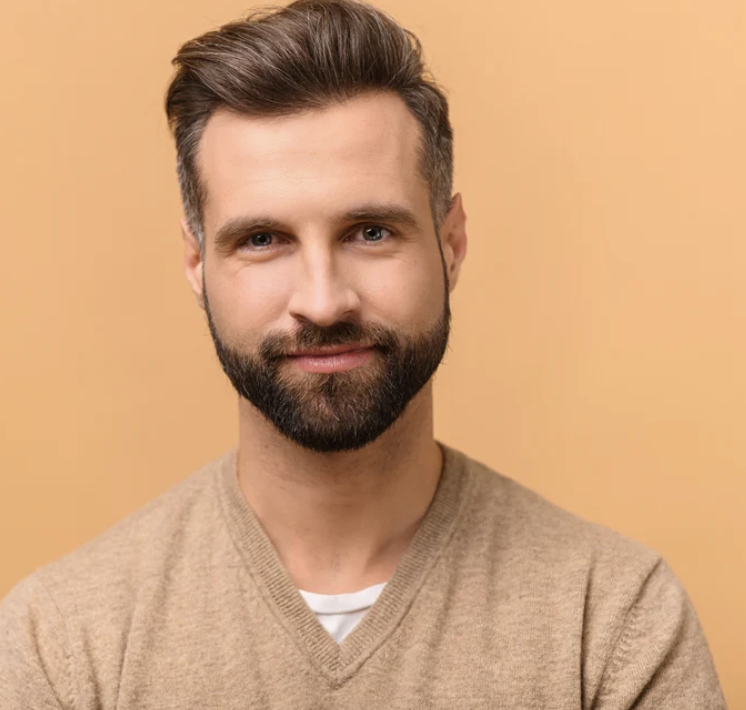
#> input picture Face_Mask_Detection/Test/image1.jpg, 746 x 710 px, found by its file name
$ jupyter execute Face_Detection_Using_OpenCV.ipynb   (shell and % lines are left out)
#> lines starting #> are read from the running program, lines starting #| are printed output that depends on the picture; after the words box and inside, x2 and y2 are one past the last pixel; in counts of white or black regions, pixels touching at a corner belong together
[cell 1]
# import required modules
import cv2
from google.colab.patches import cv2_imshow

[cell 2]
# import the xml file defined by the haarcascade library
from cv2 import CascadeClassifier
classifier=CascadeClassifier("/content/haarcascade_frontalface_alt.xml")

[cell 3]
# import the image onto the notebook
img1="/content/image1.jpg"
pixels=cv2.imread(img1)
#> pixels is the input picture: shape (710, 746, 3); mean B, G, R 122.3, 161.1, 206

[cell 4]
# function for detecting the faces and building a rectangle over the face
def face_detection(image):
  faces=classifier.detectMultiScale(image)
#> faces = [[161, 115, 317, 317]]
  for face in faces:
    x,y,w,h=face
    cv2.rectangle(image,(x,y),(x+w,y+h),(255,0,0),2)
#> this loop made 1 pass
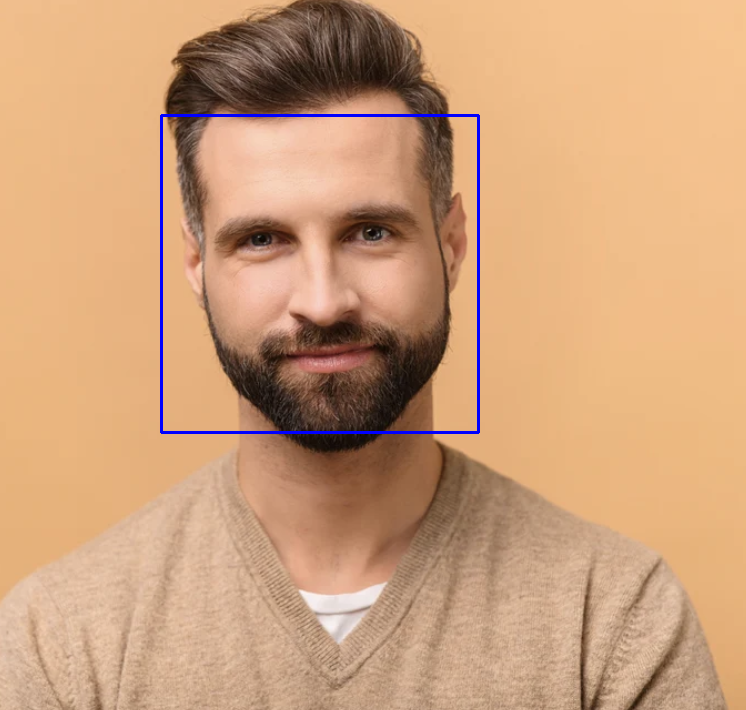
#> image: shape (710, 746, 3); 0.72% of pixels changed, all inside (x1, y1, x2, y2) = (160, 114, 480, 434)
  cv2_imshow(image)

[cell 5]
face_detection(pixels)

[cell 6]
# testing the function with another image
print("Now let us test for another image:")
img="/content/image2.jpg"
pixel=cv2.imread(img)
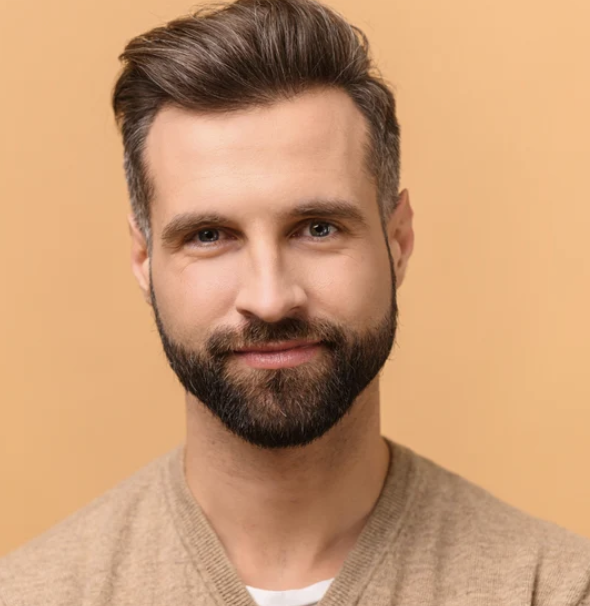
#> input picture Face_Mask_Detection/Test/image2.jpg, 590 x 606 px, found by its file name
#> pixel is the input picture: shape (606, 590, 3); mean B, G, R 115.8, 153.2, 198.6
face_detection(pixel)
#> in face_detection (call 2), `faces=classifier.detectMultiScale(image)`: faces = [[110, 114, 312, 312]]
#> the loop in face_detection (call 2), `for face in faces:` made 1 pass
#> after the loop in face_detection (call 2), `for face in faces:`:
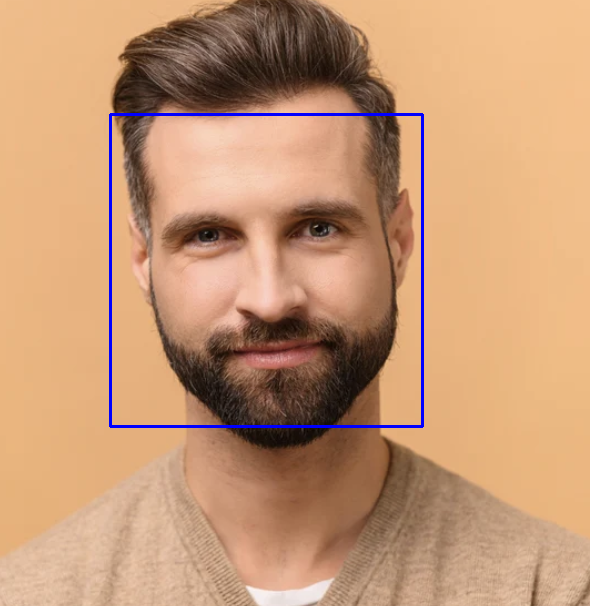
#> image: shape (606, 590, 3); 1.05% of pixels changed, all inside (x1, y1, x2, y2) = (109, 113, 424, 428)
